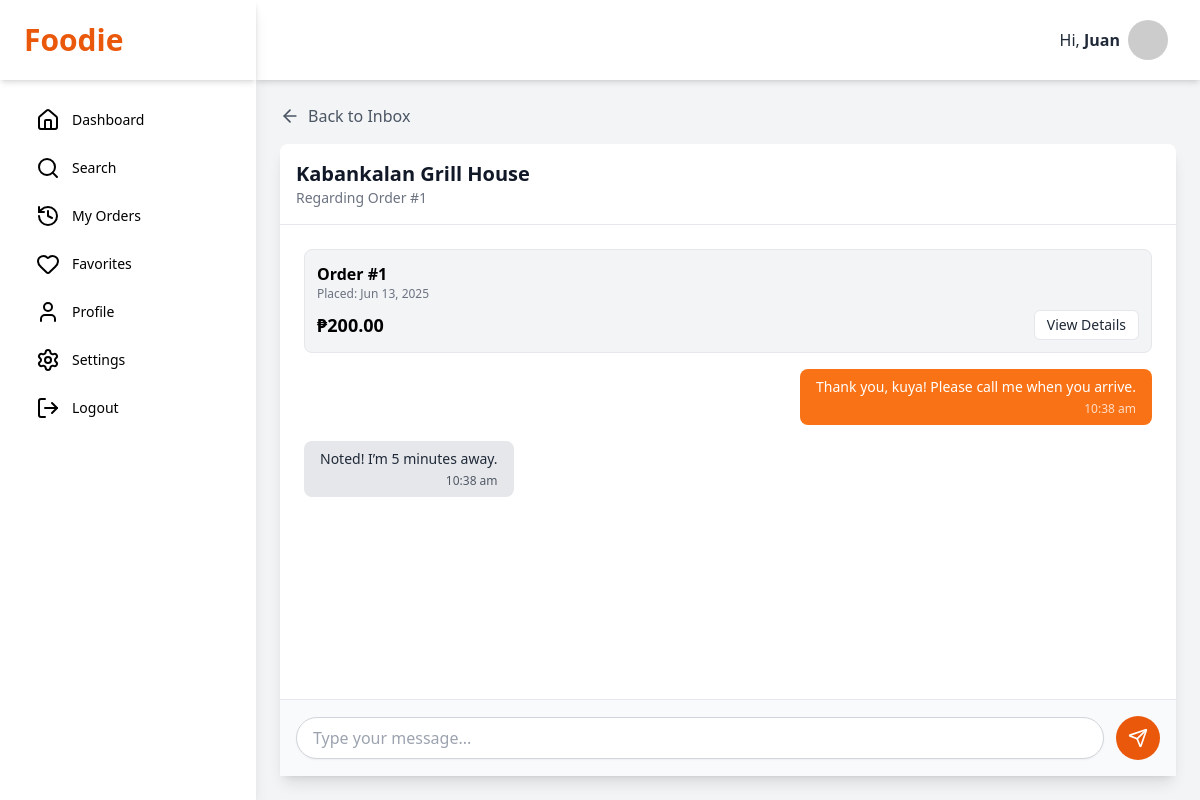
The page /messages.php?order_id=1&receiver_id=4 (signed in) on the database its author committed.
### tables this page shows
CREATE TABLE `orders` (
  `id` INT NOT NULL AUTO_INCREMENT,
  `group_order_id` VARCHAR(255) NULL DEFAULT NULL,
  `customer_id` INT NOT NULL,
  `restaurant_id` INT NOT NULL,
  `rider_id` INT DEFAULT NULL,  
  `delivery_address` VARCHAR(255) NOT NULL,
  `total_amount` DECIMAL(10, 2) NOT NULL,
  `status` ENUM('pending', 'preparing', 'out_for_delivery', 'delivered', 'cancelled') NOT NULL DEFAULT 'pending',
  `status_viewed_by_customer` BOOLEAN NOT NULL DEFAULT TRUE,
  `payment_method` VARCHAR(50) NOT NULL DEFAULT 'cod',
  `delivery_notes` TEXT DEFAULT NULL,
  `order_date` TIMESTAMP NOT NULL DEFAULT CURRENT_TIMESTAMP,
  PRIMARY KEY (`id`),
  FOREIGN KEY (`customer_id`) REFERENCES `users`(`id`) ON DELETE CASCADE,
  FOREIGN KEY (`restaurant_id`) REFERENCES `restaurants`(`id`) ON DELETE CASCADE,
  FOREIGN KEY (`rider_id`) REFERENCES `users`(`id`) ON DELETE SET NULL
);

CREATE TABLE `messages` (
  `id` INT NOT NULL AUTO_INCREMENT,
  `order_id` INT NOT NULL,
  `sender_id` INT NOT NULL,
  `receiver_id` INT NOT NULL,
  `message` TEXT NOT NULL,
  `is_read` BOOLEAN NOT NULL DEFAULT FALSE,
  `sent_at` TIMESTAMP NOT NULL DEFAULT CURRENT_TIMESTAMP,
  PRIMARY KEY (`id`),
  FOREIGN KEY (`order_id`) REFERENCES `orders`(`id`) ON DELETE CASCADE,
  FOREIGN KEY (`sender_id`) REFERENCES `users`(`id`) ON DELETE CASCADE,
  FOREIGN KEY (`receiver_id`) REFERENCES `users`(`id`) ON DELETE CASCADE
);

### messages.php (the view, shortened to what this page needs)
<?php
$link = mysqli_connect(DB_HOST, DB_USER, DB_PASS, DB_NAME);
$order_id = trim($_GET['order_id']);
$sender_id = $_SESSION['id'];
$receiver_id = trim($_GET['receiver_id']);
$messages = [];
$order_summary = null;
$sql_store = "SELECT id, name FROM restaurants WHERE user_id = ?";
if($stmt_store = mysqli_prepare($link, $sql_store)) {
    mysqli_stmt_bind_param($stmt_store, "i", $receiver_id);
    if(mysqli_stmt_execute($stmt_store)) {
        mysqli_stmt_bind_result($stmt_store, $r_id, $s_name);
        if(mysqli_stmt_fetch($stmt_store)) {
            $store_restaurant_id = $r_id;
            $store_name = $s_name;
        }
    }
}
$sql_summary = "SELECT id, order_date, total_amount FROM orders WHERE id = ?";
if($stmt_summary = mysqli_prepare($link, $sql_summary)){
    mysqli_stmt_bind_param($stmt_summary, "i", $order_id);
    if(mysqli_stmt_execute($stmt_summary)) {
        $result_summary = mysqli_stmt_get_result($stmt_summary);
        $order_summary = mysqli_fetch_assoc($result_summary);
    }
}
$sql_messages = "SELECT message, sent_at, sender_id FROM messages WHERE order_id = ? ORDER BY sent_at ASC";
if ($stmt_messages = mysqli_prepare($link, $sql_messages)) {
    mysqli_stmt_bind_param($stmt_messages, "i", $order_id);
    if(mysqli_stmt_execute($stmt_messages)) {
        $result = mysqli_stmt_get_result($stmt_messages);
        $messages = mysqli_fetch_all($result, MYSQLI_ASSOC);
    }
}
?>
<!DOCTYPE html>
<html lang="en">
<head>
    <script src="https://cdn.tailwindcss.com"></script>
    <link rel="stylesheet" href="style.css">
</head>
<body class="bg-gray-100 font-sans">
    <div class="flex h-screen bg-gray-100">
        <?php require_once 'cdashboard_partial/sidebar.php'; ?>
        <div class="flex flex-col flex-1 h-full">
            <?php require_once 'cdashboard_partial/header.php'; ?>
            <div class="flex-1 flex flex-col p-4 md:p-6 overflow-hidden min-h-0">
                <a href="inbox.php" class="flex items-center text-gray-600 hover:text-orange-600 mb-4 font-medium"><i data-lucide="arrow-left" class="w-5 h-5 mr-2"></i>Back to Inbox</a>
                <div class="bg-white rounded-lg shadow-lg flex flex-col flex-1 min-h-0">
                    <a href="view_restaurant.php?id=<?php echo $store_restaurant_id; ?>" class="p-4 border-b block hover:bg-gray-50">
                        <h1 class="text-xl font-bold text-gray-900"><?php echo htmlspecialchars($store_name); ?></h1>
                        <p class="text-sm text-gray-500">Regarding Order #<?php echo htmlspecialchars($order_id); ?></p>
                    </a>
                    <div id="message-container" class="flex-1 p-6 space-y-4 overflow-y-auto">
                        <div class="p-3 bg-gray-100 rounded-lg border border-gray-200"><p class="font-semibold">Order #<?php echo htmlspecialchars($order_summary['id'] ?? $order_id); ?></p><p class="text-xs text-gray-500">Placed: <?php echo date("M d, Y", strtotime($order_summary['order_date'] ?? 'now')); ?></p><div class="mt-2 flex justify-between items-center"><span class="font-bold text-lg">₱<?php echo number_format($order_summary['total_amount'] ?? 0, 2); ?></span><a href="track_order.php?id=<?php echo $order_id; ?>" class="px-3 py-1 bg-white text-gray-800 text-sm rounded-md border hover:bg-gray-50">View Details</a></div></div>
                        <?php foreach($messages as $msg): ?>
                            <div class="flex <?php echo ($msg['sender_id'] == $sender_id) ? 'justify-end' : 'justify-start'; ?>">
                                <div class="max-w-xs lg:max-w-md px-4 py-2 rounded-lg <?php echo ($msg['sender_id'] == $sender_id) ? 'bg-orange-500 text-white' : 'bg-gray-200 text-gray-800'; ?>">
                                    <p class="text-sm"><?php echo htmlspecialchars($msg['message']); ?></p>
                                    <p class="text-xs mt-1 opacity-75 text-right"><?php echo date("g:i a", strtotime($msg['sent_at'])); ?></p>
                                </div>
                            </div>
                        <?php endforeach; ?>
                    </div>
                    <div class="p-4 bg-gray-50 border-t">
                        <form id="message-form" class="flex items-center space-x-3">
                            <input type="text" id="message-input" class="flex-1 block w-full px-4 py-2 border border-gray-300 rounded-full shadow-sm focus:ring-orange-500 focus:border-orange-500" placeholder="Type your message..." autocomplete="off">
                            <button type="submit" class="bg-orange-600 text-white rounded-full p-3 hover:bg-orange-700"><i data-lucide="send" class="w-5 h-5"></i></button>
                        </form>
                    </div>
                </div>
            </div>
        </div>
    </div>
</body>
</html>

### style.css (style rules this page uses)
body { font-family: 'Inter', sans-serif; }

### rows shown on the page
orders: id "1", order_date "Jun 13, 2025", total_amount "200.00"
messages: message "Thank you, kuya! Please call me when you arrive.", sent_at "10:38 am"
messages: message "Noted! I’m 5 minutes away.", sent_at "10:38 am"

### other values the page prints
$first_name "Juan"
$store_name "Kabankalan Grill House"
$order_id "1"
